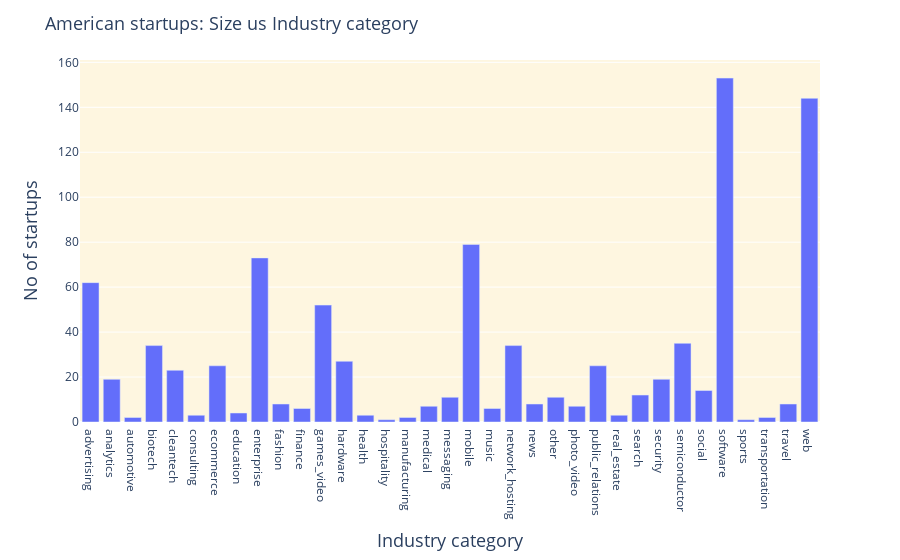

Notebook cell for this chart:
### Code cell
import plotly.express as px
fig = px.bar(df_category_size, x="category_code", y="size", height=600)
fig.update_layout(
    title={"text": "American startups: Size us Industry category", "font": {"size": 18}},
    xaxis={"title": {"text": " Industry category", "font": {"size": 18}}},
    yaxis={"title": {"text": " No of startups", "font": {"size": 18}}},
    paper_bgcolor='white',plot_bgcolor='rgb(254, 246, 224)'
)
fig.show()

### Figure 1 — Plotly figure (JSON) as saved in the notebook; plotly's stock layout.template omitted (floating-point values rounded to 4 significant figures)
{"data": [{"alignmentgroup": "True", "hovertemplate": "category_code=%{x}<br>size=%{y}<extra></extra>", "legendgroup": "", "marker": {"color": "#636efa", "pattern": {"shape": ""}}, "name": "", "offsetgroup": "", "orientation": "v", "showlegend": false, "textposition": "auto", "type": "bar", "x": ["advertising", "analytics", "automotive", "biotech", "cleantech", "consulting", "ecommerce", "education", "enterprise", "fashion", "finance", "games_video", "hardware", "health", "hospitality", "manufacturing", "medical", "messaging", "mobile", "music", "network_hosting", "news", "other", "photo_video", "public_relations", "real_estate", "search", "security", "semiconductor", "social", "software", "sports", "transportation", "travel", "web"], "xaxis": "x", "y": [62, 19, 2, 34, 23, 3, 25, 4, 73, 8, 6, 52, 27, 3, 1, 2, 7, 11, 79, 6, 34, 8, 11, 7, 25, 3, 12, 19, 35, 14, 153, 1, 2, 8, 144], "yaxis": "y"}], "layout": {"autosize": true, "barmode": "relative", "legend": {"tracegroupgap": 0}, "margin": {"t": 60}, "paper_bgcolor": "white", "plot_bgcolor": "rgb(254, 246, 224)", "title": {"font": {"size": 18}, "text": "American startups: Size us Industry category"}, "xaxis": {"anchor": "y", "autorange": true, "domain": [0, 1], "range": [-0.5, 34.5], "title": {"font": {"size": 18}, "text": " Industry category"}, "type": "category"}, "yaxis": {"anchor": "x", "autorange": true, "domain": [0, 1], "range": [0, 161.1], "title": {"font": {"size": 18}, "text": " No of startups"}, "type": "linear"}}}
